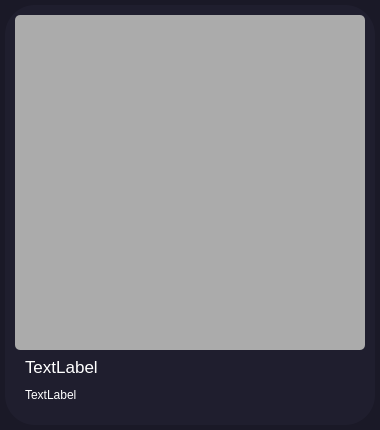
<?xml version="1.0" encoding="UTF-8"?>
<ui version="4.0">
 <class>Form</class>
 <widget class="QWidget" name="Form">
  <property name="geometry">
   <rect>
    <x>0</x>
    <y>0</y>
    <width>380</width>
    <height>430</height>
   </rect>
  </property>
  <property name="minimumSize">
   <size>
    <width>200</width>
    <height>250</height>
   </size>
  </property>
  <property name="maximumSize">
   <size>
    <width>380</width>
    <height>430</height>
   </size>
  </property>
  <property name="windowTitle">
   <string>Form</string>
  </property>
  <property name="styleSheet">
   <string notr="true">background-color: rgb(26, 25, 39);
color: rgb(255, 255, 255);</string>
  </property>
  <layout class="QHBoxLayout" name="horizontalLayout">
   <property name="spacing">
    <number>0</number>
   </property>
   <property name="leftMargin">
    <number>5</number>
   </property>
   <property name="topMargin">
    <number>5</number>
   </property>
   <property name="rightMargin">
    <number>5</number>
   </property>
   <property name="bottomMargin">
    <number>5</number>
   </property>
   <item>
    <widget class="QFrame" name="frame">
     <property name="styleSheet">
      <string notr="true">background-color: qlineargradient(spread:pad, x1:0.255682, y1:0, x2:0.693, y2:1, stop:0 rgba(31, 30, 46, 255), stop:1 rgba(31, 30, 46, 255));
border-radius:30px;</string>
     </property>
     <property name="frameShape">
      <enum>QFrame::StyledPanel</enum>
     </property>
     <property name="frameShadow">
      <enum>QFrame::Raised</enum>
     </property>
     <layout class="QVBoxLayout" name="verticalLayout_2">
      <property name="leftMargin">
       <number>10</number>
      </property>
      <property name="topMargin">
       <number>10</number>
      </property>
      <property name="rightMargin">
       <number>10</number>
      </property>
      <item>
       <widget class="QLabel" name="label">
        <property name="minimumSize">
         <size>
          <width>150</width>
          <height>150</height>
         </size>
        </property>
        <property name="styleSheet">
         <string notr="true">background-color: rgb(171, 171, 171);
border-radius: 5px</string>
        </property>
        <property name="text">
         <string/>
        </property>
       </widget>
      </item>
      <item>
       <widget class="QFrame" name="frame_2">
        <property name="maximumSize">
         <size>
          <width>16777215</width>
          <height>60</height>
         </size>
        </property>
        <property name="frameShape">
         <enum>QFrame::StyledPanel</enum>
        </property>
        <property name="frameShadow">
         <enum>QFrame::Raised</enum>
        </property>
        <layout class="QVBoxLayout" name="verticalLayout">
         <property name="spacing">
          <number>6</number>
         </property>
         <property name="leftMargin">
          <number>10</number>
         </property>
         <property name="topMargin">
          <number>0</number>
         </property>
         <property name="rightMargin">
          <number>10</number>
         </property>
         <property name="bottomMargin">
          <number>10</number>
         </property>
         <item>
          <widget class="QLabel" name="label_2">
           <property name="font">
            <font>
             <pointsize>13</pointsize>
            </font>
           </property>
           <property name="text">
            <string>TextLabel</string>
           </property>
          </widget>
         </item>
         <item>
          <widget class="QLabel" name="label_3">
           <property name="text">
            <string>TextLabel</string>
           </property>
          </widget>
         </item>
        </layout>
       </widget>
      </item>
     </layout>
    </widget>
   </item>
  </layout>
 </widget>
 <resources/>
 <connections/>
</ui>
